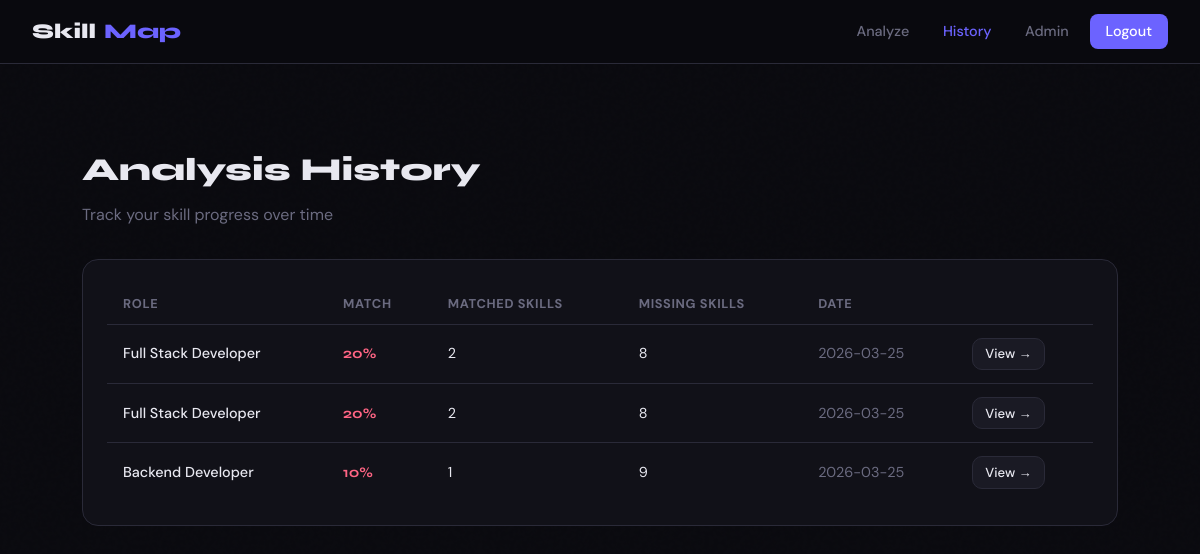
Screenshot of /history (signed in) with the database file from the repository.
### tables this page shows
CREATE TABLE analyses (
        id INTEGER PRIMARY KEY AUTOINCREMENT,
        user_id INTEGER NOT NULL,
        job_role_id INTEGER NOT NULL,
        resume_text TEXT,
        matched_skills TEXT,
        missing_skills TEXT,
        match_percentage REAL,
        roadmap TEXT,
        created_at DATETIME DEFAULT CURRENT_TIMESTAMP,
        FOREIGN KEY(user_id) REFERENCES users(id),
        FOREIGN KEY(job_role_id) REFERENCES job_roles(id)
    );

CREATE TABLE job_roles (
        id INTEGER PRIMARY KEY AUTOINCREMENT,
        title TEXT NOT NULL,
        description TEXT,
        skills TEXT NOT NULL
    );

### app.py (the view)
@app.route("/history")
@login_required
def history():
    db = get_db()
    analyses = db.execute(
        """SELECT a.*, j.title as role_title FROM analyses a
           JOIN job_roles j ON a.job_role_id=j.id
           WHERE a.user_id=? ORDER BY a.created_at DESC""",
        (session["user_id"],)).fetchall()
    db.close()
    return render_template("history.html", analyses=analyses)

### app.py (called while the page is built)
def get_db():
    db = sqlite3.connect(DB_PATH)
    db.row_factory = sqlite3.Row
    return db

def login_required(f):
    @wraps(f)
    def decorated(*args, **kwargs):
        if "user_id" not in session:
            return redirect(url_for("login"))
        return f(*args, **kwargs)
    return decorated

@app.template_filter("fromjson")
def fromjson_filter(s):
    try: return json.loads(s)
    except: return []

### templates/history.html (shortened to what this page needs)
{% extends "base.html" %}
{% block content %}
<div class="container">
  <div class="page-hero fade-up" style="padding:3rem 0 2rem;">
    <h1 style="font-family:'Syne',sans-serif; font-weight:800; font-size:2rem; margin-bottom:0.4rem;">Analysis History</h1>
    <p style="color:var(--muted);">Track your skill progress over time</p>
  </div>
  {% if analyses %}
  <div class="card">
    <table>
      <thead>
        <tr>
          <th>Role</th>
          <th>Match</th>
          <th>Matched Skills</th>
          <th>Missing Skills</th>
          <th>Date</th>
          <th></th>
        </tr>
      </thead>
      <tbody>
        {% for a in analyses %}
        <tr>
          <td style="font-weight:500;">{{ a.role_title }}</td>
          <td>
            <span style="font-family:'Syne',sans-serif; font-weight:700;
              color:{{ 'var(--accent3)' if a.match_percentage >= 60 else ('var(--muted)' if a.match_percentage >= 40 else 'var(--accent2)') }}">
              {{ a.match_percentage|int }}%
            </span>
          </td>
          <td>{{ a.matched_skills | fromjson | length }}</td>
          <td>{{ a.missing_skills | fromjson | length }}</td>
          <td style="color:var(--muted);">{{ a.created_at[:10] }}</td>
          <td><a href="{{ url_for('view_analysis', analysis_id=a.id) }}" class="btn btn-secondary" style="padding:0.3rem 0.8rem; font-size:0.82rem;">View →</a></td>
        </tr>
        {% endfor %}
      </tbody>
    </table>
  </div>
  {% endif %}
</div>
{% endblock %}

### templates/base.html (style rules this page uses)
:root { --bg: #0a0a0f; --surface: #111118; --surface2: #1a1a24; --border: #2a2a38; --accent: #6c63ff; --accent2: #ff6584; --accent3: #43e97b; --text: #e8e8f0; --muted: #6b6b80; --danger: #ff4757; }
* { margin:0; padding:0; box-sizing:border-box; }
body { font-family: 'DM Sans', sans-serif; background: var(--bg); color: var(--text); min-height: 100vh; line-height: 1.6; }
body::before { content:''; position:fixed; inset:0; pointer-events:none; z-index:0; opacity: 0.4; }
.container { max-width: 1100px; margin: 0 auto; padding: 2rem; position:relative; z-index:1; }
.card { background: var(--surface); border: 1px solid var(--border); border-radius: 16px; padding: 1.5rem; }
.btn { display: inline-flex; align-items:center; gap:0.4rem; padding: 0.6rem 1.2rem; border-radius: 10px; font-family: 'DM Sans', sans-serif; font-weight: 500; font-size: 0.9rem; cursor: pointer; border: none; transition: all 0.2s; text-decoration: none; }
.btn-secondary { background: var(--surface2); color: var(--text); border: 1px solid var(--border); }
table { width:100%; border-collapse:collapse; }
th { text-align:left; padding: 0.6rem 1rem; font-size:0.8rem; text-transform:uppercase; letter-spacing:0.05em; color:var(--muted); border-bottom: 1px solid var(--border); }
td { padding: 0.8rem 1rem; border-bottom: 1px solid var(--border); font-size:0.9rem; }
tr:last-child td { border-bottom:none; }
.fade-up { animation: fadeUp 0.5s ease forwards; }

### rows the page displays
analyses: role_title "Full Stack Developer", match_percentage "20", matched_skills|fromjson "2", missing_skills|fromjson "8", created_at "2026-03-25"
analyses: role_title "Full Stack Developer", match_percentage "20", matched_skills|fromjson "2", missing_skills|fromjson "8", created_at "2026-03-25"
analyses: role_title "Backend Developer", match_percentage "10", matched_skills|fromjson "1", missing_skills|fromjson "9", created_at "2026-03-25"
